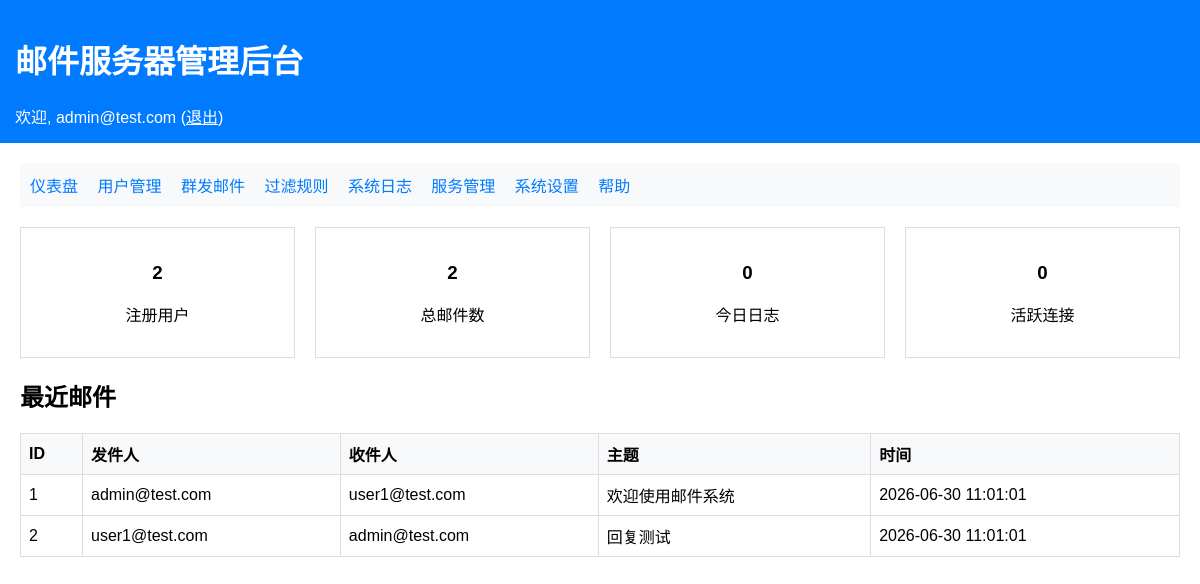
/index.php (signed in), run on the app's committed database.
### tables this page shows
CREATE TABLE IF NOT EXISTS emails (
    id INT AUTO_INCREMENT PRIMARY KEY,
    sender VARCHAR(100),
    recipient VARCHAR(100),
    sender_id INT,
    recipient_id INT,
    subject VARCHAR(200),
    body TEXT,
    headers TEXT,
    size_bytes INT DEFAULT 0,
    is_deleted TINYINT(1) DEFAULT 0,
    is_read TINYINT(1) DEFAULT 0,
    created_at TIMESTAMP DEFAULT CURRENT_TIMESTAMP,
    FOREIGN KEY (sender_id) REFERENCES users(id) ON DELETE SET NULL,
    FOREIGN KEY (recipient_id) REFERENCES users(id) ON DELETE SET NULL
);

### public/index.php (the view, shortened to what this page needs)
<!DOCTYPE html>
<html>
<head>
</head>
<body>
    <div class="header">
        <h1>邮件服务器管理后台</h1>
        <div>欢迎, <?php echo htmlspecialchars($_SESSION['username']); ?>
            (<a href="logout.php" style="color: white;">退出</a>)
        </div>
    </div>
    <div class="menu">
        <a href="index.php">仪表盘</a>
            <a href="users.php">用户管理</a>
        <a href="broadcast.php">群发邮件</a>
        <a href="filters.php">过滤规则</a>
        <a href="logs.php">系统日志</a>
        <a href="services.php">服务管理</a>
        <a href="settings.php">系统设置</a>
        <a href="help.php">帮助</a>
    </div>
    <div class="stats">
        <?php
        $db = Database::getInstance();
        $stmt = $db->query("SELECT COUNT(*) as count FROM users");
        $userCount = $stmt->fetch()['count'];
        $stmt = $db->query("SELECT COUNT(*) as count FROM emails WHERE is_deleted = 0");
        $emailCount = $stmt->fetch()['count'];
        $stmt = $db->query("SELECT COUNT(*) as count FROM server_logs WHERE DATE(created_at) = CURDATE()");
        $logCount = $stmt->fetch()['count'];
        $activeConnections = 0;
        ?>
        <div class="stat-box">
            <h3><?php echo $userCount; ?></h3>
            <p>注册用户</p>
        </div>
        <div class="stat-box">
            <h3><?php echo $emailCount; ?></h3>
            <p>总邮件数</p>
        </div>
        <div class="stat-box">
            <h3><?php echo $logCount; ?></h3>
            <p>今日日志</p>
        </div>
        <div class="stat-box">
            <h3><?php echo $activeConnections; ?></h3>
            <p>活跃连接</p>
        </div>
    </div>
    <h2>最近邮件</h2>
    <table>
        <thead>
            <tr>
                <th>ID</th>
                <th>发件人</th>
                <th>收件人</th>
                <th>主题</th>
                <th>时间</th>
            </tr>
        </thead>
        <tbody>
            <?php
            $stmt = $db->query("
                SELECT e.*,
                       COALESCE(u1.username, e.sender) as sender_name,
                       COALESCE(u2.username, e.recipient) as recipient_name
                FROM emails e
                LEFT JOIN users u1 ON e.sender_id = u1.id
                LEFT JOIN users u2 ON e.recipient_id = u2.id
                WHERE e.is_deleted = 0
                ORDER BY e.created_at DESC
                LIMIT 10
            ");
            while ($email = $stmt->fetch()) {
                echo "<tr>";
                echo "<td>{$email['id']}</td>";
                echo "<td>" . htmlspecialchars($email['sender_name'] ?? '未知') . "</td>";
                echo "<td>" . htmlspecialchars($email['recipient_name'] ?? '未知') . "</td>";
                echo "<td>" . htmlspecialchars($email['subject'] ?? '(无主题)') . "</td>";
                echo "<td>{$email['created_at']}</td>";
                echo "</tr>";
            }
            ?>
        </tbody>
    </table>
</body>
</html>

### public/index.php (style rules this page uses)
body { font-family: Arial, sans-serif; margin: 0; padding: 20px; }
.header { background: #007bff; color: white; padding: 15px; margin: -20px -20px 20px -20px; }
.menu { background: #f8f9fa; padding: 10px; margin-bottom: 20px; }
.menu a { margin-right: 15px; text-decoration: none; color: #007bff; }
.stats { display: grid; grid-template-columns: repeat(4, 1fr); gap: 20px; margin-bottom: 20px; }
.stat-box { border: 1px solid #ddd; padding: 15px; text-align: center; }
table { width: 100%; border-collapse: collapse; }
th, td { border: 1px solid #ddd; padding: 8px; text-align: left; }
th { background: #f8f9fa; }

### data on the page
emails: id "1", sender_name "admin@test.com", recipient_name "user1@test.com", subject "欢迎使用邮件系统", created_at "2026-06-30 11:01:01"
emails: id "2", sender_name "user1@test.com", recipient_name "admin@test.com", subject "回复测试", created_at "2026-06-30 11:01:01"

### other printed values
$_SESSION['username'] "admin@test.com"
$userCount "2"
$emailCount "2"
$logCount "0"
$activeConnections "0"
